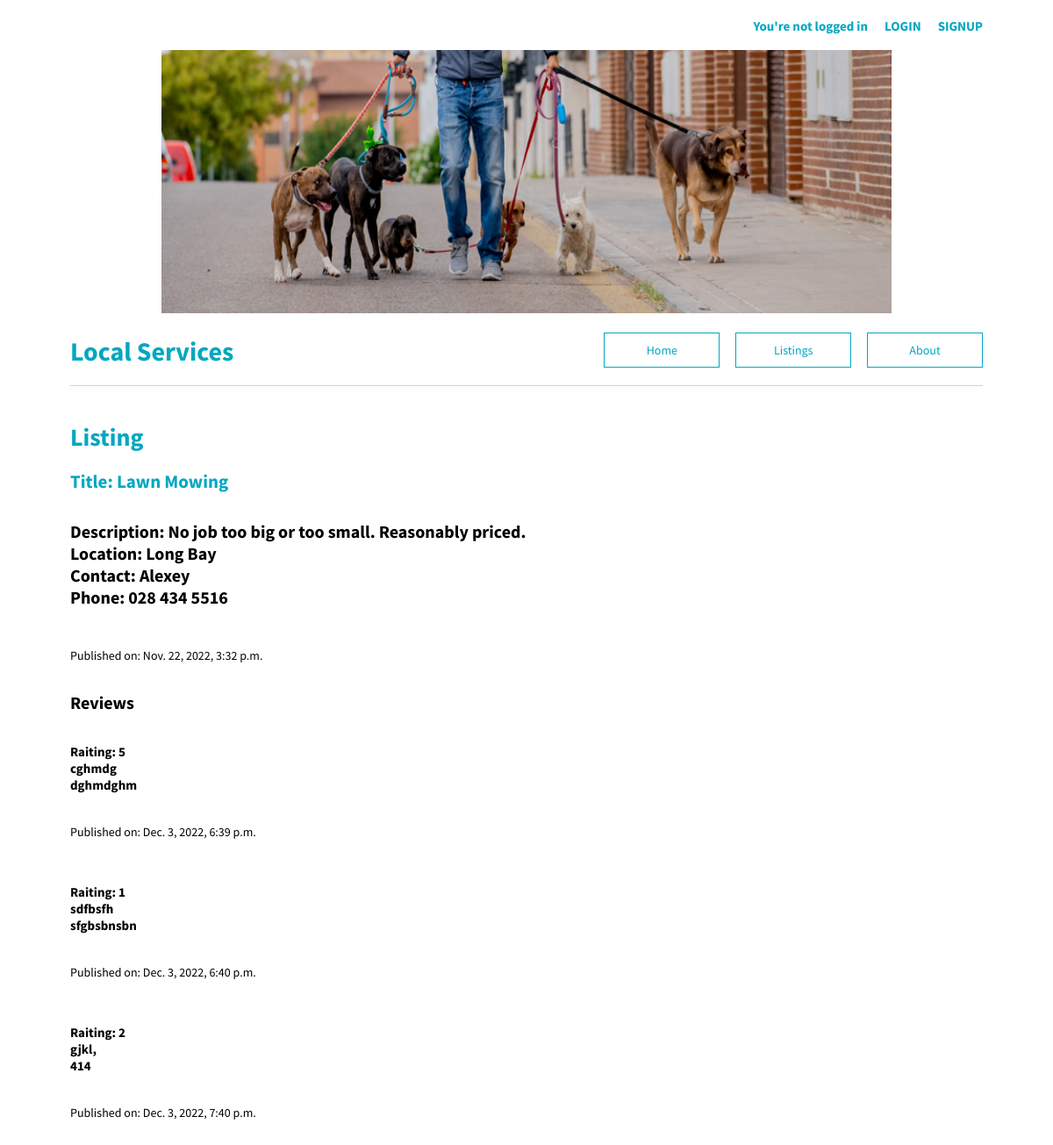
The page /classified/4/ on the database its author committed.
### LocalServicesBoard/models.py (models this page shows, shortened)
class Classified (models.Model):
    title = models.CharField(max_length=100)
    body = models.TextField(max_length=300)
    area = models.TextField(max_length=50)
    author = models.ForeignKey(settings.AUTH_USER_MODEL, on_delete=models.CASCADE)
    phone = models.CharField (max_length=30, default="")
    date = models.DateTimeField(default=datetime.now, blank=True)

class Review (models.Model):
    classified = models.ForeignKey(Classified, on_delete=models.CASCADE, null=True)
    author = models.ForeignKey(settings.AUTH_USER_MODEL, on_delete=models.CASCADE)
    rating = models.IntegerField(choices=[(i, i) for i in range(1, 6, 1)])
    title = models.CharField(max_length=100)
    body = models.TextField(max_length=300)
    date = models.DateTimeField(default=datetime.now, blank=True)

### LocalServicesBoard/views.py (the view, shortened to what this page needs)
# urls.py: path("classified/<int:pk>/", ClassifiedDetailsView.as_view(), name = "classified_detail"),
class ClassifiedDetailsView(DetailView):
    model = Classified
    template_name = "classified_detail.html"
    def get(self, request, *args, **kwargs):
        view = ReviewGet.as_view()
        return view(request, *args, **kwargs)

### LocalServicesBoard/views.py (called while the page is built)
    def get_context_data(self, **kwargs):
        context = super().get_context_data(**kwargs)
        context["form"] = ReviewForm()
        return context

### templates/classified_detail.html (shortened to what this page needs)
{% extends "base.html" %}
{% load crispy_forms_tags %}
{% block content %}
  <div class="tour-entry">
    <h1>Listing</h1>
    <h2>Title: {{ classified.title }}</h2>
    <h4>Description: {{ classified.body }}
      <br>
       Location: {{ classified.area }}
       <br>
       Contact: {{classified.author.first_name}}
       <br>
       Phone: {{classified.phone}}</h4>
       <br>
       Published on: {{classified.date}}
    {% if classified.review_set.count == 0 %}
    <h4>No reviews yet</h4>
    {% else %}
    <h4>Reviews</h4>
    {% for review in classified.review_set.all %}
    <div class="tour-entry">
      <h6>Raiting: {{ review.rating }}
        <br>
         {{ review.title }}
         <br>
         {{review.body}}
      </h6>
       Published on: {{review.date}}
    </div>
    {% endfor %}
    {% endif %}
  </div>
{% endblock content %}

### static/css/base.css (style rules this page uses)
body { font-family: 'Source Sans Pro', sans-serif; font-size: 14px; text-decoration: none; margin: 20px 80px 20px 80px; }
.tour-entry { margin-bottom: 50px; }
.tour-entry h2 { color: #02A7C1; text-decoration: none; }
h4 { padding-top: 5px; font-size: 20px; text-decoration: #333636; }
h6 { font-size: 15px; }
h1 { font-weight: bold; color: #02A7C1; }

### rows shown on the page
Classified: title "Lawn Mowing", body "No job too big or too small. Reasonably priced.", area "Long Bay", author.first_name "Alexey", phone "028 434 5516", date "Nov. 22, 2022, 3:32 p.m."
Review: rating "5", title "cghmdg", body "dghmdghm", date "Dec. 3, 2022, 6:39 p.m."
Review: rating "1", title "sdfbsfh", body "sfgbsbnsbn", date "Dec. 3, 2022, 6:40 p.m."
Review: rating "2", title "gjkl,", body "414", date "Dec. 3, 2022, 7:40 p.m."
